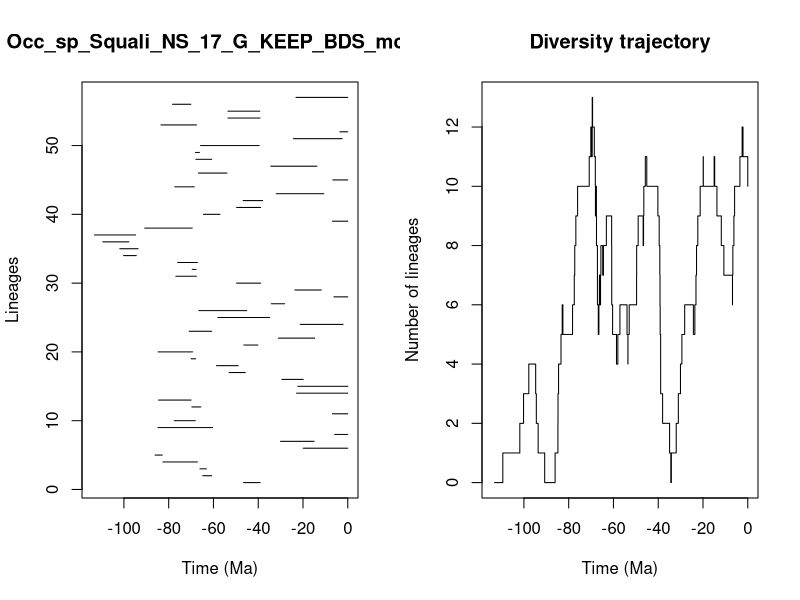

Here is the R script that generated this plot:


pdf(file='../Results/Species_NS/5_MA_bins_EP_FT/pyrate_mcmc_logs/Occ_sp_Squali_NS_17_G_KEEP_BDS_mcmc_LTT.pdf',width=0.6*20, height=0.6*10)
title = "Occ_sp_Squali_NS_17_G_KEEP_BDS_mcmc"
ts=c(46.56775157868, 64.80532403307689,66.04765765072024,82.59372655768277,86.07016103794177,19.858343957441093,30.0723188034765,5.88822522625198,84.81237813355071,77.50407763381862,6.835609472069366,69.66263295030642,84.51937095146826,22.891839071667224,22.32449485624268,29.42750770641985,52.97481322503777,58.653143928242166,69.97623636708057,84.7710601354761,46.43961483756163,31.018684126674756,70.8332205926011,21.269611201812452,58.039896591702636,66.51328804320782,34.145259460867685,6.200533408591242,23.644085764438348,49.67097909037202,76.8069410619271,69.49796959080957,76.02548075231616,100.16963872141716,101.83315659233338,109.43240595679802,113.16256519409579,90.72264168060332,6.828365657048843,64.47575639001845,49.637068136748184,46.73862086647679,31.96958969960748,77.29798055188255,6.6732262405824105,66.77294419368239,34.386722476070425,67.88918746934375,68.05106136658112,65.77172003509051,24.299874529493042,3.5123275293144514,83.43601286468426,53.5215259174289,53.54249168484949,78.27461561644081,23.142855996321316)
te=c(39.138053166380004, 60.77811444978054,63.16965146943755,67.16299949291945,82.89858442874585,0.0,15.026508998442258,0.0,60.38829378303531,68.10899955931848,0.0,65.62144672555368,69.9747861005303,0.0,0.0,19.922483576052596,45.771328709086326,48.96019811134701,67.99692104472992,69.32898051618939,40.165514376190096,14.776234455944024,60.81608252107078,2.129604049752723,34.93420250643454,45.117823186226616,28.184156285194664,0.0,11.830108298241084,38.92718074699644,67.61983487267887,67.76417086693415,67.17397088152477,94.46024485565465,93.64754846907553,97.82438803192329,94.75313547658622,69.49130573779533,0.0,57.11243786893942,38.91824914628946,38.04923809929432,10.684335121931545,68.56008714285306,0.0,53.94701420582836,13.777131502198085,60.770354908335094,66.27752435053944,39.57958597956329,2.520678557889857,0.0,67.58008053678864,39.20575687954764,39.29256014516003,70.11607407874865,0.0)
div_traj=c(0, 1,2,3,4,3,2,1,0,1,2,3,4,5,6,5,6,7,8,9,10,11,12,11,12,11,12,13,12,11,10,9,10,9,10,9,8,7,6,5,6,7,6,7,8,7,8,9,8,7,6,5,4,5,6,5,4,5,6,7,8,9,8,9,10,11,10,9,8,7,6,5,4,3,2,1,0,1,2,3,4,5,6,5,6,7,8,9,10,11,10,11,10,9,8,7,6,7,8,9,10,11,12,11,10)
time_events=c(113.16256519409579, 109.43240595679802,101.83315659233338,100.16963872141716,97.82438803192329,94.75313547658622,94.46024485565465,93.64754846907553,90.72264168060332,86.07016103794177,84.81237813355071,84.7710601354761,84.51937095146826,83.43601286468426,82.89858442874585,82.59372655768277,78.27461561644081,77.50407763381862,77.29798055188255,76.8069410619271,76.02548075231616,70.8332205926011,70.11607407874865,69.97623636708057,69.9747861005303,69.66263295030642,69.49796959080957,69.49130573779533,69.32898051618939,68.56008714285306,68.10899955931848,68.05106136658112,67.99692104472992,67.88918746934375,67.76417086693415,67.61983487267887,67.58008053678864,67.17397088152477,67.16299949291945,66.77294419368239,66.51328804320782,66.27752435053944,66.04765765072024,65.77172003509051,65.62144672555368,64.80532403307689,64.47575639001845,63.16965146943755,60.81608252107078,60.77811444978054,60.770354908335094,60.38829378303531,58.653143928242166,58.039896591702636,57.11243786893942,53.94701420582836,53.54249168484949,53.5215259174289,52.97481322503777,49.67097909037202,49.637068136748184,48.96019811134701,46.73862086647679,46.56775157868,46.43961483756163,45.771328709086326,45.117823186226616,40.165514376190096,39.57958597956329,39.29256014516003,39.20575687954764,39.138053166380004,38.92718074699644,38.91824914628946,38.04923809929432,34.93420250643454,34.386722476070425,34.145259460867685,31.96958969960748,31.018684126674756,30.0723188034765,29.42750770641985,28.184156285194664,24.299874529493042,23.644085764438348,23.142855996321316,22.891839071667224,22.32449485624268,21.269611201812452,19.922483576052596,19.858343957441093,15.026508998442258,14.776234455944024,13.777131502198085,11.830108298241084,10.684335121931545,6.835609472069366,6.828365657048843,6.6732262405824105,6.200533408591242,5.88822522625198,3.5123275293144514,2.520678557889857,2.129604049752723,0.0)
                par(mfrow=c(1,2))
                L = length(ts)
                plot(ts, 1:L , xlim=c(-max(ts)-1,0), pch=20, type="n", main=title,xlab="Time (Ma)",ylab="Lineages")
                for (i in 1:L){segments(x0=-te[i],y0=i,x1=-ts[i],y1=i)}    
                t = -time_events
                plot(div_traj ~ t,type="s", main = "Diversity trajectory",xlab="Time (Ma)",ylab="Number of lineages",xlim=c(-max(ts)-1,0))
                abline(v=c(65,200,251,367,445),lty=2,col="gray")
                
